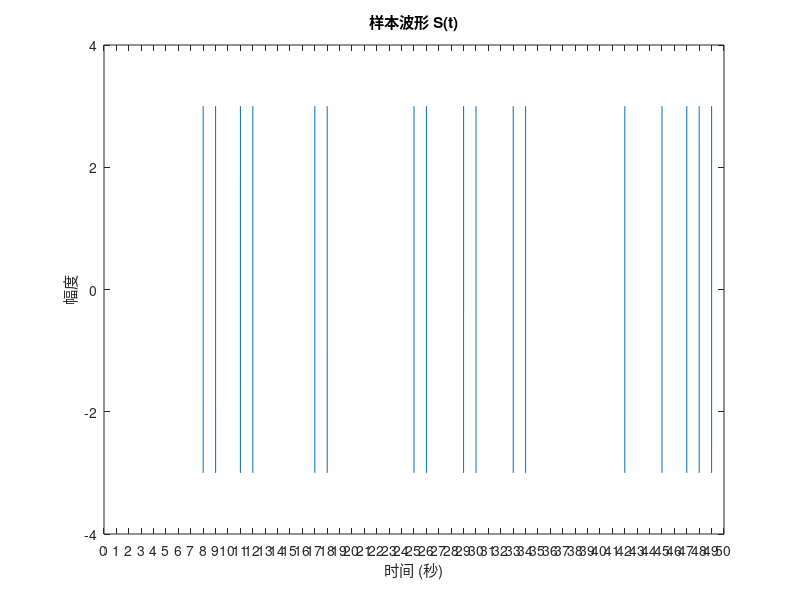
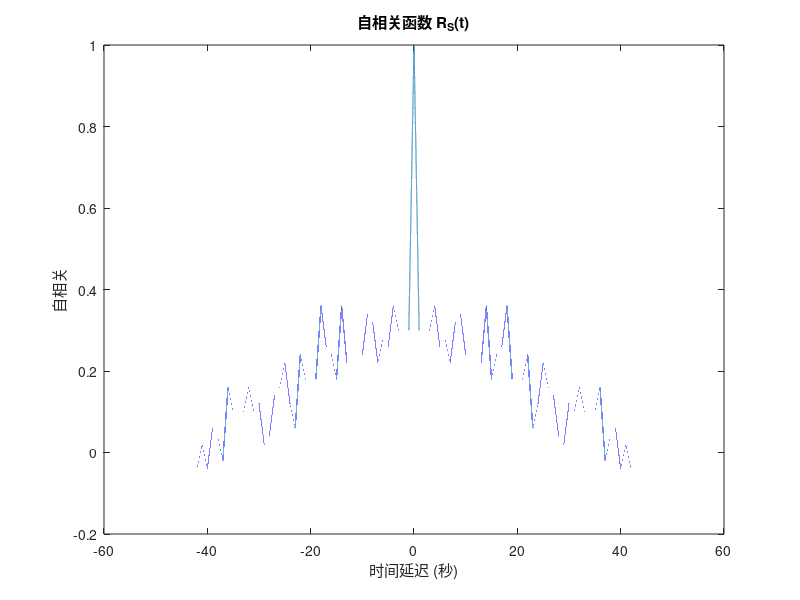
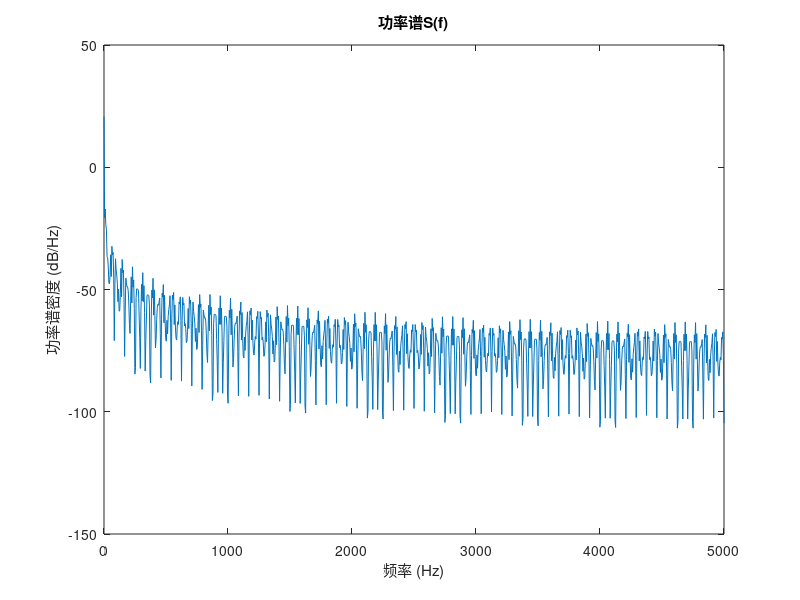
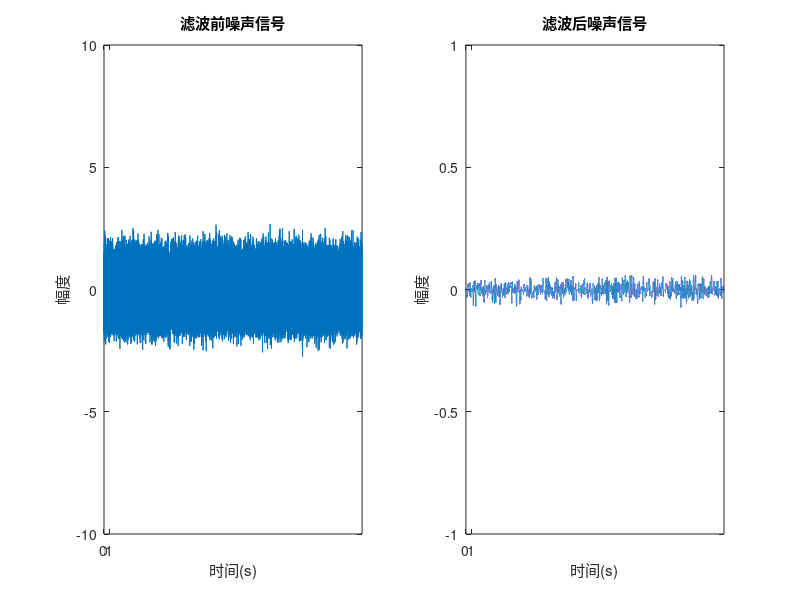

These figures' MATLAB source, in order: (Note: this script raises an error after producing the figures.)
T = 1;      % 时间序列1s
% 原始参数
% N = 10000, K = 50
% 若要进行最后一步y(t)的最佳采样，可将N, K更改为
% N = 100, K = 1e5
% 但是这个更改会使其他结果难以观察
% 仅用于验证最后一步，验证前面4个步骤时使用原始即可
N = 10000;   % 采样率
K = 50;     % 符号数
dt = 1/N;   % 采样周期
t = linspace(0, T, N); % 时间序列
%% (1)
% 生成不归零矩阵脉冲序列
rect_pulse = (t >= 0 & t <= T);

% 生成二进制符号序列
% 学号尾号为3
A_k = -3 * ones(1, K);  % 初始全为-3
prob = rand(1, K);      % 生成0-1的随机数
A_k(prob <= 0.2) = 3;   % 概率小于等于0.2设为+3

% 构造信号S(t)
S = zeros(1, length(t)*K);
for k=1:K
    % 每个符号B(k)乘以脉冲波形，并进行时移
    S((k-1)*length(t)+1 : k*length(t)) = A_k(k) * rect_pulse;  % 累加构成S(t)信号
end

% 估计自相关函数
[R, lags] = xcorr(S, 'coeff');

% 功率谱估计
nfft = length(S);
overlap = 2^11;
[PSD, f] = periodogram(S, hann(length(S)), overlap, N);

% 绘制信号 S(t)
figure;
x_1 = linspace(0, K*T, length(S));
plot(x_1, S);
xticks(0:k*T);
ylim([-4, 4])
title('样本波形 S(t)');
xlabel('时间 (秒)');
ylabel('幅度');

% 绘制自相关函数
figure;
plot(lags*dt, R);
title('自相关函数 R_S(t)');
xlabel('时间延迟 (秒)');
ylabel('自相关');

% 绘制功率谱
figure;
plot(f, 10*log10(PSD));
title('功率谱S(f)');
xlabel('频率 (Hz)');
ylabel('功率谱密度 (dB/Hz)');

%% (2)
% 生成正态随机噪声
% 学号倒数第二位为7
N_0 = 0.7;
% 方差为自相关函数在0的取值
n_t = sqrt(N_0/2) * randn(1, K*N);

% 设计带通滤波器
f_high = round(2 * pi);
[b, a] = butter(6, f_high/(N/2), 'low');

% 滤波
n_t_filtered = filter(b, a, n_t);

% 估计自相关函数
[R_1, lags_1] = xcorr(n_t, 'coeff');
[R_2, lags_2] = xcorr(n_t_filtered, 'coeff');

% 估计功率谱
[F_1, f_1] = periodogram(n_t, rectwin(length(n_t)), overlap, N);
[F_2, f_2] = periodogram(n_t_filtered, rectwin(length(n_t_filtered)), overlap, N);


% 绘制噪声信号
figure;
subplot(1, 2, 1);
plot(x_1, n_t);
title('滤波前噪声信号');
ylim([-10, 10]);
xlabel('时间(s)');
ylabel('幅度');
xticks(0:1);
subplot(1, 2, 2);
plot(x_1, n_t_filtered);
ylim([-1, 1]);
title('滤波后噪声信号');
xlabel('时间(s)');
ylabel('幅度');
xticks(0:1);
% 绘制自相关函数
figure;
subplot(1, 2, 1);
plot(lags_1*dt, R_1);
title('滤波前噪声信号自相关函数');
ylim([-0.5, 1]);
subplot(1, 2, 2);
plot(lags_2*dt, R_2);
title('滤波后噪声信号自相关函数');
ylim([-0.5, 1]);
% 绘制功率谱密度
figure;
subplot(1, 2, 1);
plot(f_1, 10*log10(F_1));
title('滤波前噪声信号功率谱密度');
xlabel('频率 (Hz)');
ylabel('功率谱密度dB/Hz');
xlim([0, 1000]);
subplot(1, 2, 2);
plot(f_2, 10*log10(F_2));
title('滤波后噪声信号功率谱密度');
xlabel('频率 (Hz)');
ylabel('功率谱密度dB/Hz');
xlim([0, 50]);

%% (3)
r = S + n_t_filtered;
[R_3, lags_3] = xcorr(r, 'coeff');
[F_3, f_3] = periodogram(r, hann(length(r)), overlap, N);

% 绘制r(t)的样本波形
figure;
plot(x_1, r);
title('r(t)');
ylim([-4, 4]);
xlabel('时间/s');
ylabel('幅度');
% 绘制r(t)的自相关函数
figure;
plot(lags_3/N, R_3);
title('r(t)自相关函数');
% 绘制r(t)的功率谱
figure;
plot(f_3, 10*log10(F_3));
xlabel('频率/Hz');
ylabel('dB/Hz');
title('r(t)的功率谱');

%% (4)
% 匹配滤波器与发传号即+3 * p(t)时匹配
% h1 = 3 * p(Tb - t)
h1 = 3 * rect_pulse;
% y(t) 等于 r(t)与h(t)的卷积
y = zeros(1, length(r));
for k=1:K
    y((k-1)*length(t)+1 : k*length(t)) = conv(r((k-1)*length(t)+1 : k*length(t)), h1, 'same') / N;
end
[R_4, lags_4] = xcorr(y, 'coeff');
[F_4, f_4] = periodogram(y, hann(length(y)), overlap, N);

% 绘制y(t)的样本波形
figure;
plot(x_1, y);
title('y(t)');
xlabel('时间/s');
ylabel('幅度');
%绘制y(t)的自相关函数
figure;
plot(lags_4 / N, R_4);
title('y(t)自相关函数');
xlabel('时间/s');
%绘制y(t)的功率谱密度
figure;
plot(f_4, 10*log10(F_4));
xlabel('频率/Hz');
ylabel('dB/Hz');
title('y(t)的功率谱');

%% (5)
M = 10^5;   % 采样点数
sample_idx = linspace(1, K*T, K); % 生成采样序列，在t=kTs时采样
y_sample = y(sample_idx);

% 画出概率密度函数
figure;
[f, yi] = ksdensity(y_sample);  % 归一化为概率密度
plot(yi, f);
title('y的概率密度函数');
xlabel('幅度');
ylabel('概率密度');
grid on;